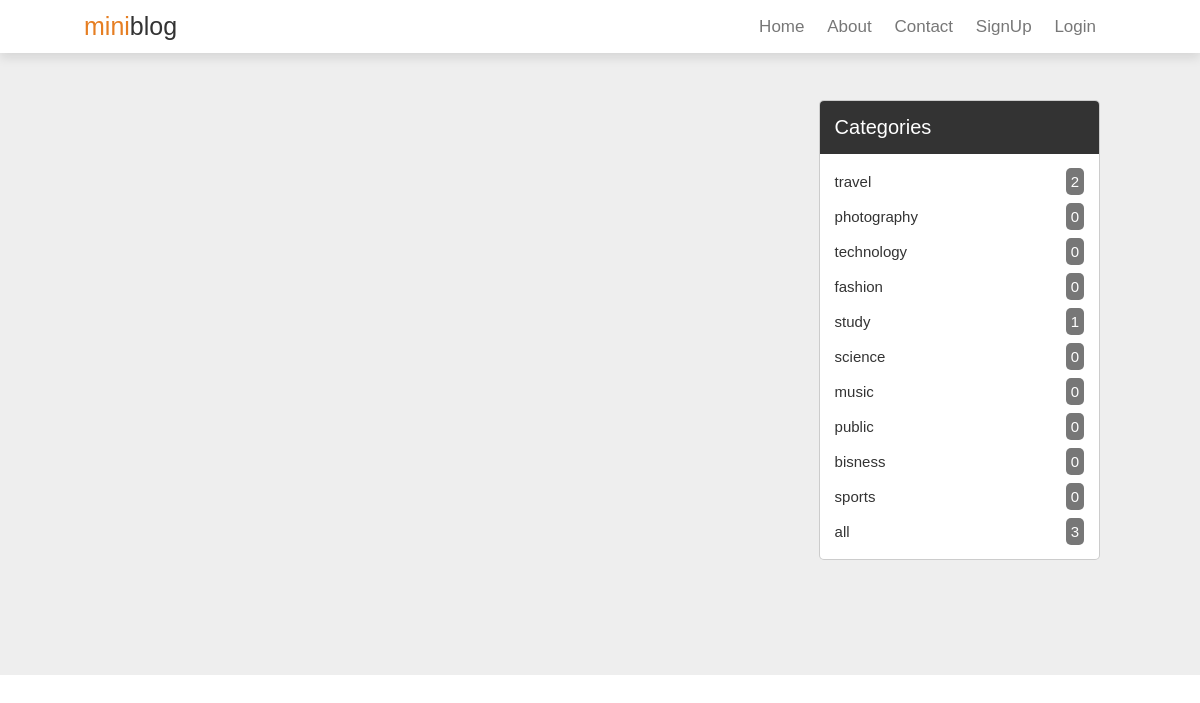
/?category=10, run on an earlier commit of the app's database.
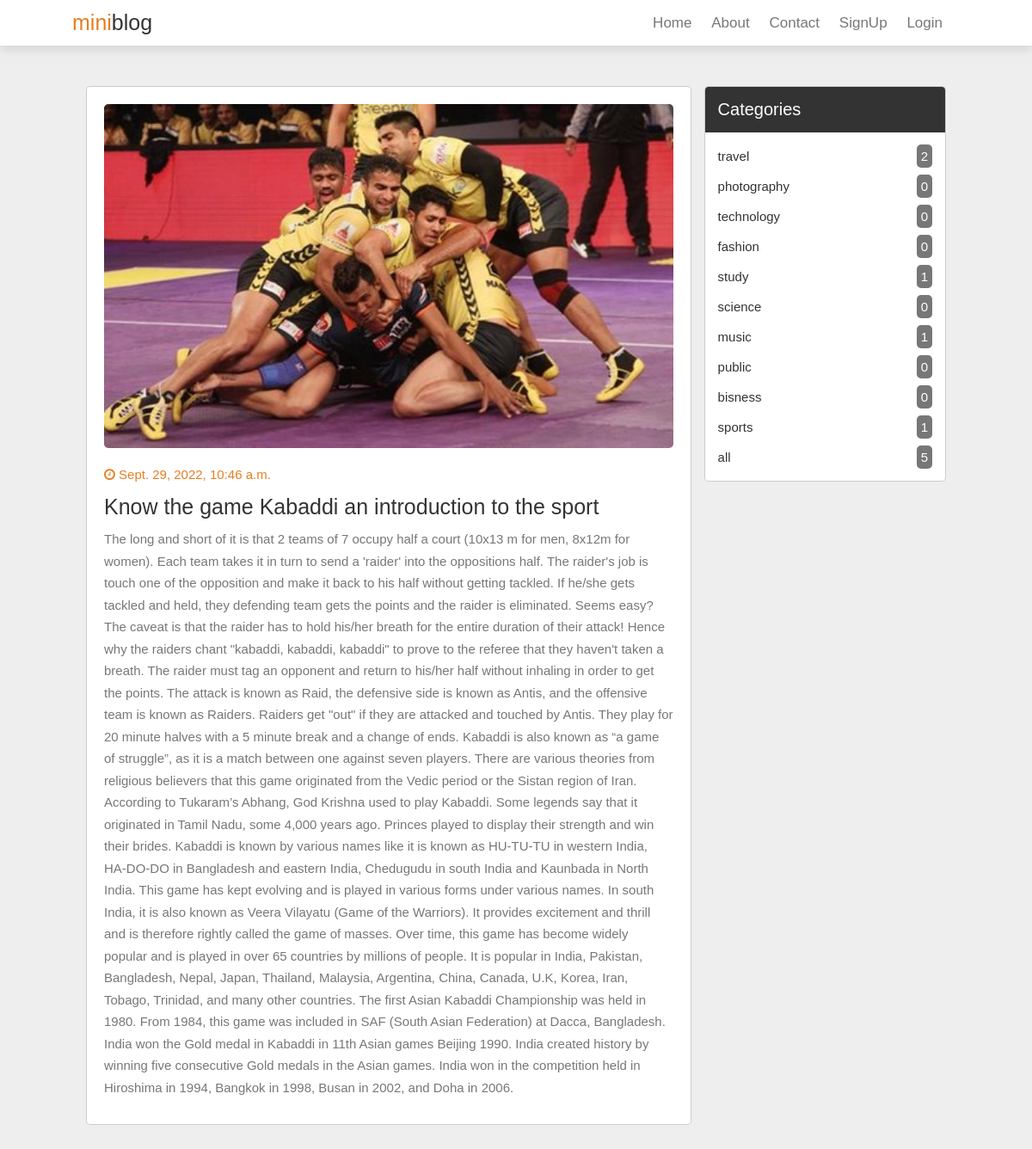
And on a later commit of the database.
### blog/models.py (models this page shows, shortened)
class Category(models.Model):
    name = models.CharField(max_length=50)

class Post(models.Model):
    img = models.ImageField(upload_to='upload/image/', default=0)
    title = models.CharField(max_length=50)
    category = models.ForeignKey(Category, on_delete=models.CASCADE, default=0)
    created_date = models.DateTimeField(default=timezone.now)
    desc = models.TextField()

### blog/views.py (the view)
# urls.py: 2. Add a URL to urlpatterns:  path('', views.home, name='home')
def home(request):
    posts = None
    count = None
    categories = Category.objects.all()
    count = Post.objects.all().count()
    category_id = request.GET.get('category')
    if category_id:
        posts = Post.objects.filter(category=category_id)
    else:
        posts = Post.objects.all()
    return render(request, 'blog/home.html', {'posts':posts, 'categories':categories, 'count':count})

### blog/templates/blog/home.html
{% extends 'blog/base.html' %}
{% load static %}
{% block content %}
<section class="container">
    <div class="posts-container">
        {% for post in posts %}
        <div class="post">
            <img src="{{post.img.url}}" alt="" srcset="" class="image">
            <div class="date">
                <i class="fa fa-clock-o" aria-hidden="true"></i>
                <span>{{post.created_date}}</span>
            </div>
            <h3 class="title">{{post.title}}</post></h3>
            <p class="text">{{post.desc}}</p>
        </div>
        {% endfor %}
    </div>
    <div class="sidebar">
        <div class="box">
            <h3 class="title">categories</h3>
            <div class="category">
                {% for category in categories %}
                <a href="/?category={{category.id}}"> {{category.name}} <span>{{ category.post_set.count }}</span></a>
                {% endfor %}
                <a href="/"> all <span>{{count}}</span></a>
            </div>
        </div>
    </div>
</section>
{% endblock content %}

What changed in the data, as far as the page shows it:
added Post: img (picture), created_date "Sept. 29, 2022, 10:46 a.m.", title "Know the game Kabaddi an introduction to the sport", desc "The long and short of it is that 2 teams of 7 occupy half a court (10x13 m for men, 8x12m for women). Each team takes it in turn to send a 'raider' into the oppositions half. The raider's job is touch one of the opposition and make it back to his half without getting tackled. If he/she gets tackled and held, they defending team gets the points and the raider is eliminated. Seems easy? The caveat is that the raider has to hold his/her breath for the entire duration of their attack! Hence why the raiders chant \"kabaddi, kabaddi, kabaddi\" to prove to the referee that they haven't taken a breath. The raider must tag an opponent and return to his/her half without inhaling in order to get the…"
computed for Category "music": post_set.count "0" → "1"
computed for Category "sports": post_set.count "0" → "1"
Also different on the page:
{{ count }}: "3" → "5"
